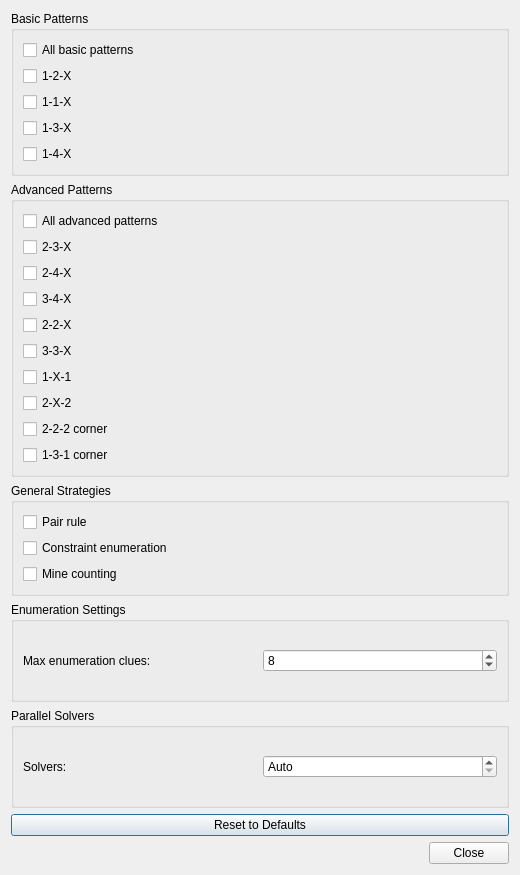
<?xml version="1.0" encoding="UTF-8"?>
<ui version="4.0">
 <class>AdvancedSolverOptionsDialog</class>
 <widget class="QDialog" name="AdvancedSolverOptionsDialog">
  <property name="geometry">
   <rect>
    <x>0</x>
    <y>0</y>
    <width>520</width>
    <height>875</height>
   </rect>
  </property>
  <property name="windowTitle">
   <string>Advanced Solver Options</string>
  </property>
  <layout class="QVBoxLayout" name="verticalLayout">
   <item>
    <widget class="QGroupBox" name="gbBasicPatterns">
     <property name="title">
      <string>Basic Patterns</string>
     </property>
     <layout class="QVBoxLayout" name="verticalLayoutBasic">
      <item>
       <widget class="QCheckBox" name="cbAllBasicPatterns">
        <property name="toolTip">
         <string>Enable or disable every basic pattern at once</string>
        </property>
        <property name="text">
         <string>All basic patterns</string>
        </property>
        <property name="tristate">
         <bool>true</bool>
        </property>
       </widget>
      </item>
      <item>
       <widget class="QCheckBox" name="cbPattern12X">
        <property name="text">
         <string>1-2-X</string>
        </property>
       </widget>
      </item>
      <item>
       <widget class="QCheckBox" name="cbPattern11X">
        <property name="text">
         <string>1-1-X</string>
        </property>
       </widget>
      </item>
      <item>
       <widget class="QCheckBox" name="cbPattern13X">
        <property name="text">
         <string>1-3-X</string>
        </property>
       </widget>
      </item>
      <item>
       <widget class="QCheckBox" name="cbPattern14X">
        <property name="text">
         <string>1-4-X</string>
        </property>
       </widget>
      </item>
     </layout>
    </widget>
   </item>
   <item>
    <widget class="QGroupBox" name="gbAdvancedPatterns">
     <property name="title">
      <string>Advanced Patterns</string>
     </property>
     <layout class="QVBoxLayout" name="verticalLayoutAdvanced">
      <item>
       <widget class="QCheckBox" name="cbAllAdvancedPatterns">
        <property name="toolTip">
         <string>Enable or disable every advanced pattern at once</string>
        </property>
        <property name="text">
         <string>All advanced patterns</string>
        </property>
        <property name="tristate">
         <bool>true</bool>
        </property>
       </widget>
      </item>
      <item>
       <widget class="QCheckBox" name="cbPattern23X">
        <property name="text">
         <string>2-3-X</string>
        </property>
       </widget>
      </item>
      <item>
       <widget class="QCheckBox" name="cbPattern24X">
        <property name="text">
         <string>2-4-X</string>
        </property>
       </widget>
      </item>
      <item>
       <widget class="QCheckBox" name="cbPattern34X">
        <property name="text">
         <string>3-4-X</string>
        </property>
       </widget>
      </item>
      <item>
       <widget class="QCheckBox" name="cbPattern22X">
        <property name="text">
         <string>2-2-X</string>
        </property>
       </widget>
      </item>
      <item>
       <widget class="QCheckBox" name="cbPattern33X">
        <property name="text">
         <string>3-3-X</string>
        </property>
       </widget>
      </item>
      <item>
       <widget class="QCheckBox" name="cbPattern1X1">
        <property name="text">
         <string>1-X-1</string>
        </property>
       </widget>
      </item>
      <item>
       <widget class="QCheckBox" name="cbPattern2X2">
        <property name="text">
         <string>2-X-2</string>
        </property>
       </widget>
      </item>
      <item>
       <widget class="QCheckBox" name="cbPattern222Corner">
        <property name="text">
         <string>2-2-2 corner</string>
        </property>
       </widget>
      </item>
      <item>
       <widget class="QCheckBox" name="cbPattern131Corner">
        <property name="text">
         <string>1-3-1 corner</string>
        </property>
       </widget>
      </item>
     </layout>
    </widget>
   </item>
   <item>
    <widget class="QGroupBox" name="gbGeneralStrategies">
     <property name="title">
      <string>General Strategies</string>
     </property>
     <layout class="QVBoxLayout" name="verticalLayoutGeneral">
      <item>
       <widget class="QCheckBox" name="cbPairRule">
        <property name="toolTip">
         <string>General pair rule</string>
        </property>
        <property name="text">
         <string>Pair rule</string>
        </property>
       </widget>
      </item>
      <item>
       <widget class="QCheckBox" name="cbEnumeration">
        <property name="toolTip">
         <string>Exhaustive enumeration of the clues on the frontier</string>
        </property>
        <property name="text">
         <string>Constraint enumeration</string>
        </property>
       </widget>
      </item>
      <item>
       <widget class="QCheckBox" name="cbMineCounting">
        <property name="toolTip">
         <string>Combine the constraint enumeration with the global mine counter</string>
        </property>
        <property name="text">
         <string>Mine counting</string>
        </property>
       </widget>
      </item>
     </layout>
    </widget>
   </item>
   <item>
    <widget class="QGroupBox" name="gbEnumerationSettings">
     <property name="title">
      <string>Enumeration Settings</string>
     </property>
     <layout class="QHBoxLayout" name="horizontalLayoutEnumeration">
      <item>
       <widget class="QLabel" name="labelMaxEnumerationClues">
        <property name="toolTip">
         <string>A smaller limit is faster but may miss deductions that need many clues at once. 8 is the optimal value. Use 0 for no limit.</string>
        </property>
        <property name="text">
         <string>Max enumeration clues:</string>
        </property>
       </widget>
      </item>
      <item>
       <widget class="QSpinBox" name="sbMaxEnumerationClues">
        <property name="specialValueText">
         <string>No limit</string>
        </property>
        <property name="minimum">
         <number>0</number>
        </property>
        <property name="maximum">
         <number>64</number>
        </property>
        <property name="value">
         <number>8</number>
        </property>
       </widget>
      </item>
     </layout>
    </widget>
   </item>
   <item>
    <widget class="QGroupBox" name="gbParallelSolvers">
     <property name="title">
      <string>Parallel Solvers</string>
     </property>
     <layout class="QHBoxLayout" name="horizontalLayoutSolvers">
      <item>
       <widget class="QLabel" name="labelSolversCount">
        <property name="toolTip">
         <string>Number of solver threads racing to find a solvable No Guess board. Dense boards produce solvable layouts more rarely, so more solvers run in parallel for them. The maximum is the number of CPU cores.</string>
        </property>
        <property name="text">
         <string>Solvers:</string>
        </property>
       </widget>
      </item>
      <item>
       <widget class="QSpinBox" name="sbSolversCount">
        <property name="specialValueText">
         <string>Auto</string>
        </property>
        <property name="minimum">
         <number>0</number>
        </property>
        <property name="maximum">
         <number>64</number>
        </property>
        <property name="value">
         <number>0</number>
        </property>
       </widget>
      </item>
     </layout>
    </widget>
   </item>
   <item>
    <layout class="QHBoxLayout" name="horizontalLayoutButtons">
     <item>
      <widget class="QPushButton" name="pbResetDefaults">
       <property name="text">
        <string>Reset to Defaults</string>
       </property>
      </widget>
     </item>
    </layout>
   </item>
   <item>
    <widget class="QDialogButtonBox" name="buttonBox">
     <property name="orientation">
      <enum>Qt::Orientation::Horizontal</enum>
     </property>
     <property name="standardButtons">
      <set>QDialogButtonBox::StandardButton::Close</set>
     </property>
    </widget>
   </item>
  </layout>
 </widget>
 <resources/>
 <connections/>
</ui>
